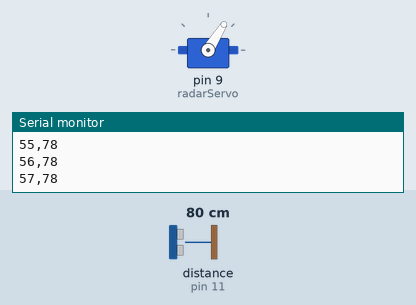
The sketch below on a simulated Arduino Uno, built with avr-gcc and run on an emulated ATmega328P. Parts: servo, the last lines printed to the serial monitor. Wiring (inferred from the names in the program): ultrasonic range finder: trigger pin 10; echo pin 11. Inputs (shaded band) come from the test bench; at power-on: distance to the obstacle (sensor on pin 11) 80 cm. The echo pulse lasts 58.3 µs per cm.

Above: at 1.2 s.
1.3 s: distance to the obstacle (sensor on pin 11) set to 9 cm
At 1.68 s:
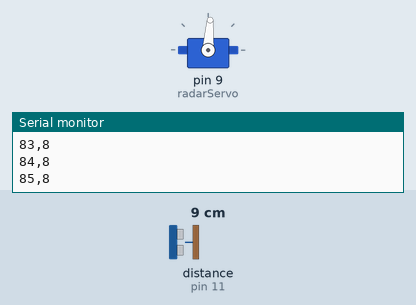
4.3 s: distance to the obstacle (sensor on pin 11) set to 2 cm
At 4.48 s:
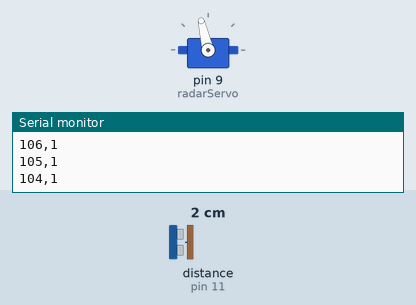
7.3 s: distance to the obstacle (sensor on pin 11) set to 120 cm
At 9.91 s:
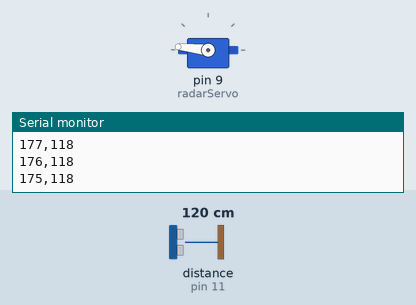
Timing chart, 0 to 16.3 s (numbered marks = the images above; inputs shaded):
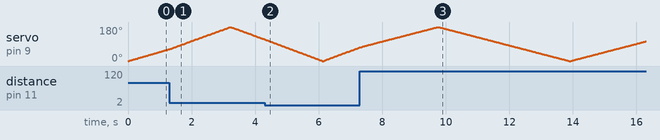

The sketch:

radar_system.ino
```cpp
// Author: Atul Singh
// Description: Radar System using servo(sg90) and ultrasonic sensor(hc-sr04)
// Board: Arduino UNO
#include <Servo.h>

Servo radarServo;// servo object

const int trigpin = 10;
const int echopin = 11;

long duration;
int distance;
int angle;

int calculateDistance() {// function for calculating the distance
  digitalWrite(trigpin, LOW);
  delayMicroseconds(2);

  digitalWrite(trigpin, HIGH);
  delayMicroseconds(10);
  digitalWrite(trigpin, LOW);

  // timeout added (20 ms)
  duration = pulseIn(echopin, HIGH, 20000);

  if (duration == 0) {
    return -1;   // no object detected
  }

  distance = (duration * 0.034) / 2;
  return distance;
}

void setup() {
  radarServo.attach(9);

  pinMode(trigpin, OUTPUT);
  pinMode(echopin, INPUT);

  Serial.begin(9600);// serial monitor baud rate setting for having smooth data transfer between the system and the arduino
}

void loop() {// for moving the servo from 0 to 180 degrees
  for (angle = 0; angle <= 180; angle++) {
    radarServo.write(angle);
    delay(15);

    distance = calculateDistance();

    Serial.print(angle);
    Serial.print(",");
    Serial.println(distance);
  }

  for (angle = 180; angle >= 0; angle--) {// for moving the servo back from 180 to 0 degree
    radarServo.write(angle);
    delay(15);

    distance = calculateDistance();// function call

    Serial.print(angle);
    Serial.print(",");
    Serial.println(distance);
  }
}

 
```
